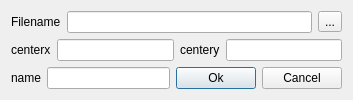
<?xml version="1.0" encoding="UTF-8"?>
<ui version="4.0">
 <class>DialogSelectIcon</class>
 <widget class="QDialog" name="DialogSelectIcon">
  <property name="geometry">
   <rect>
    <x>0</x>
    <y>0</y>
    <width>353</width>
    <height>99</height>
   </rect>
  </property>
  <property name="windowTitle">
   <string>import icon resource</string>
  </property>
  <layout class="QVBoxLayout" name="verticalLayout">
   <item>
    <layout class="QHBoxLayout" name="horizontalLayout_3">
     <item>
      <widget class="QLabel" name="label_qtv">
       <property name="text">
        <string>Filename</string>
       </property>
      </widget>
     </item>
     <item>
      <widget class="QLineEdit" name="lineEdit_QTV_filename"/>
     </item>
     <item>
      <widget class="QToolButton" name="toolButton_QTV_browser">
       <property name="text">
        <string>...</string>
       </property>
      </widget>
     </item>
    </layout>
   </item>
   <item>
    <layout class="QHBoxLayout" name="horizontalLayout_2">
     <item>
      <widget class="QLabel" name="label_QTV_4">
       <property name="text">
        <string>centerx</string>
       </property>
      </widget>
     </item>
     <item>
      <widget class="QLineEdit" name="lineEdit_QTV_centx"/>
     </item>
     <item>
      <widget class="QLabel" name="label_QTV_3">
       <property name="text">
        <string>centery</string>
       </property>
      </widget>
     </item>
     <item>
      <widget class="QLineEdit" name="lineEdit_QTV_centy"/>
     </item>
    </layout>
   </item>
   <item>
    <layout class="QHBoxLayout" name="horizontalLayout">
     <item>
      <widget class="QLabel" name="label_QTV_2">
       <property name="text">
        <string>name</string>
       </property>
      </widget>
     </item>
     <item>
      <widget class="QLineEdit" name="lineEdit_QTV_name"/>
     </item>
     <item>
      <widget class="QPushButton" name="pushButton_QTV_ok">
       <property name="text">
        <string>Ok</string>
       </property>
      </widget>
     </item>
     <item>
      <widget class="QPushButton" name="pushButton_QTV_cancel">
       <property name="text">
        <string>Cancel</string>
       </property>
      </widget>
     </item>
    </layout>
   </item>
  </layout>
 </widget>
 <resources/>
 <connections/>
</ui>
